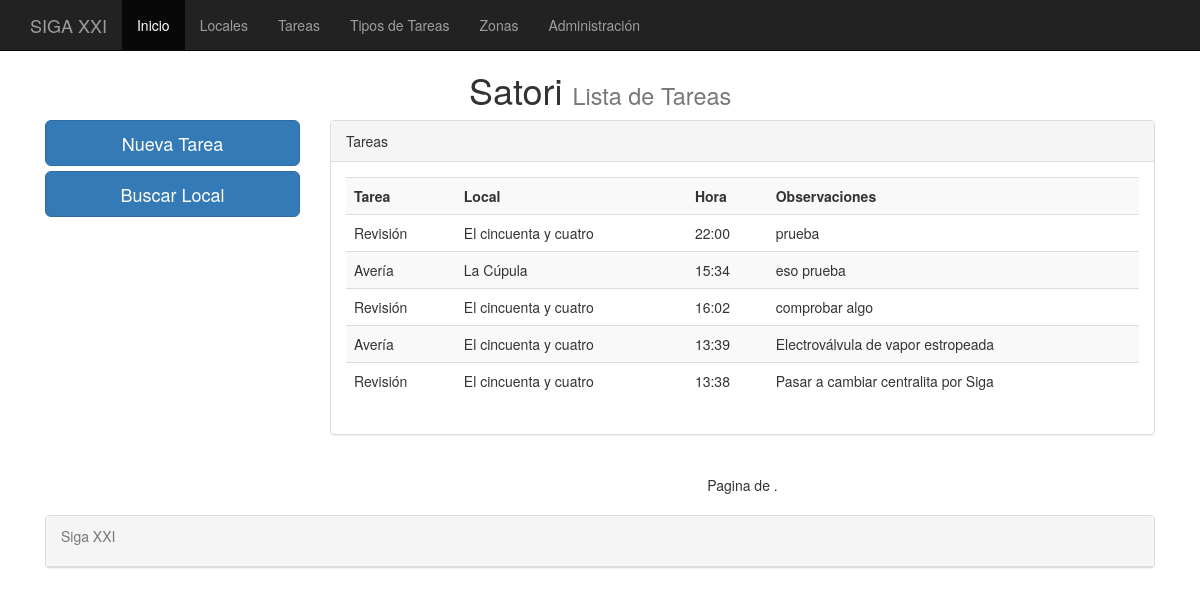
Page /tareas/ on the committed database.
### cafe/models.py (models this page shows, shortened)
class tareas(models.Model):
    tarea = models.ForeignKey(tipos_tareas, default=None, null=True, blank=True)
    local = models.ForeignKey(locales, default=None, null=True, blank=True)
    fecha = models.DateTimeField(default=datetime.now, blank=True)
    completada = models.BooleanField(null=False, blank=True)
    observaciones = models.TextField(default=None, null=True)
    class Meta:
	    verbose_name_plural = "tareas"

class tipos_tareas(models.Model):
	tipo = models.CharField(max_length=75)
	class Meta:
		verbose_name_plural = "Tipos_tareas"
	def __unicode__(self):
		return self.tipo

class locales(models.Model):
    local = models.CharField(max_length=75)
    telefono = models.CharField(max_length=15)
    movil = models.CharField(max_length=15)
    correo = models.EmailField()
    contacto = models.CharField(max_length=75)
    direccion = models.CharField(max_length=100)
    codigo_postal = models.CharField(max_length=7)
    poblacion = models.CharField(max_length=100)
    provincia = models.CharField(max_length=100)
    zona = models.ForeignKey(zonas, default=None, null=True, blank=True)
    maquina = models.CharField(max_length=100)
    modelo = models.CharField(max_length=100)
    centralita = models.CharField(max_length=100)
    fecha_alta = models.DateTimeField(default=datetime.now, blank=True)
    fecha_ultima = models.DateTimeField(default=datetime.now, blank=True)
    es_siga = models.BooleanField(null=False, blank=True)
    observaciones = models.TextField(default=None, null=True)
    class Meta:
	    verbose_name_plural = "locales"
    def __unicode__(self):
    	return self.local

### cafe/views.py (the view)
# urls.py: url(r'^tareas/', ListaTareas.as_view(), name='ListaTareas'),
class ListaTareas(ListView):
	queryset = tareas.objects.order_by('-fecha')
	context_object_name = 'tareas'
	paginated_by = 8

### templates/cafe/tareas_list.html (shortened to what this page needs)
{% extends "base.html" %}
{%   load   staticfiles   %}
{% block titulo %}
Lista de Tareas
{% endblock %}
{% block content %}
<row>
	<div class="col-md-3">
		<a href="/paciente/agregar" class="btn btn-primary btn-lg btn-block">Nueva Tarea</a>
		<a href="/pacientes_buscar" class="btn btn-primary btn-lg btn-block">Buscar Local</a>
	</div>
	<div class="col-md-9" >
		<div class="panel panel-default">
			<div class="panel-heading">Tareas</div>
			<div class ="panel-body">
				{% if object_list %}
				<div class="table-responsive">
				<table class="table table-striped">
					<th>Tarea</th>
					<th>Local</th>
					<th>Hora</th>
					<th>Observaciones</th>
          {% for tareas  in object_list %}
						<tr>
							<td>{{ tareas.tarea }}</td>
							<td>{{ tareas.local }}</td>
							<td>{{ tareas.fecha | date:"H:i" }}</td>
							<td>{{ tareas.observaciones }}</td>
						</tr>
					{% endfor %}
				  </table>
				</div>
		    {% else %}
        	<p class="text-warning">No hay tareas.</p>
        {% endif %}
			</div>
		</div>
	</div>
</row>
<row>
	<div class="col-md-9 col-md-offset-3">
		<nav>
			<ul class="pager">
				<li> Pagina {{ page_obj.number }} de {{ paginator.num_pages }}.</li>
			</ul>
		</nav>
	</div>
</row>
{% endblock %}

### rows in the picture
tareas: tarea "Revisión", local "El cincuenta y cuatro", fecha "22:00", observaciones "prueba"
tareas: tarea "Avería", local "La Cúpula", fecha "15:34", observaciones "eso prueba"
tareas: tarea "Revisión", local "El cincuenta y cuatro", fecha "16:02", observaciones "comprobar algo"
tareas: tarea "Avería", local "El cincuenta y cuatro", fecha "13:39", observaciones "Electroválvula de vapor estropeada"
tareas: tarea "Revisión", local "El cincuenta y cuatro", fecha "13:38", observaciones "Pasar a cambiar centralita por Siga"
